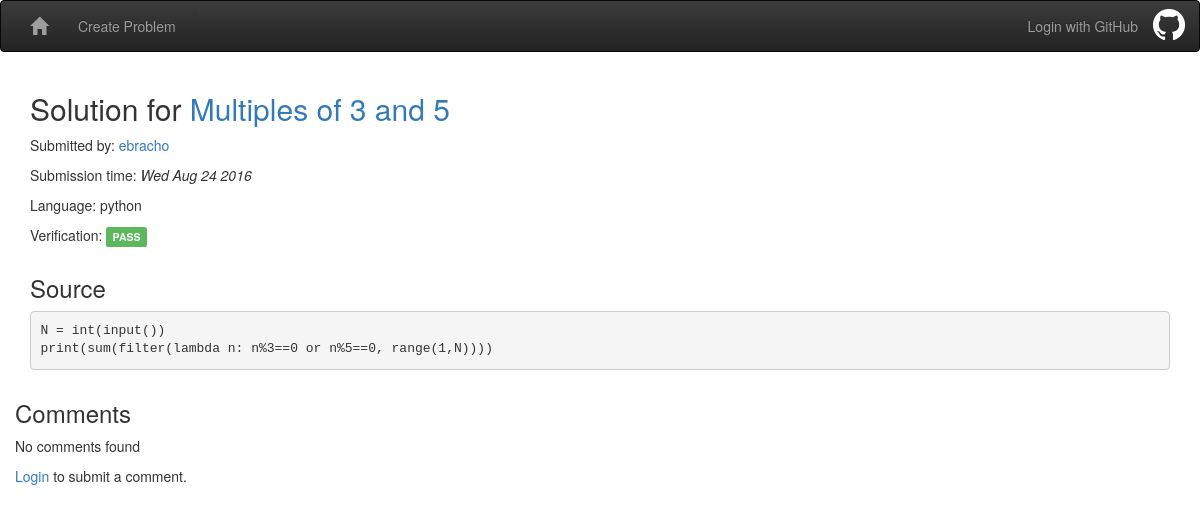
Screenshot of /problem/2/solution/8 with the database file from the repository.
### models.py (models this page shows, shortened)
class Problem(Base):
    __tablename__ = 'problems'
    id = Column(Integer, primary_key=True)
    user_id = Column(String)
    submission_time = Column(DateTime, default=datetime.utcnow)
    title = Column(String)
    prompt = Column(String)
    test_input = Column(String)
    test_output = Column(String)
    timeout = Column(Integer, default=3)

class Solution(Base):
    __tablename__ = 'solutions'
    id = Column(Integer, primary_key=True)
    user_id = Column(String)
    submission_time = Column(DateTime, default=datetime.utcnow)
    problem_id = Column(Integer, ForeignKey('problems.id'))
    language = Column(String)
    source = Column(String)
    verification = Column(String) # Status string returned by verify.verify
    problem = relationship('Problem')
    def verify(self):
        Solution._verify(self.id)
    _verify_sem = eventlet.semaphore.Semaphore(4)

### riker.py (the view)
@app.route('/problem/<problem_id>/solution/<solution_id>', methods=['GET'])
def view_solution(problem_id, solution_id):
    db_session = get_db_session()
    solution = (
        db_session.query(Solution)
        .filter(Solution.id==solution_id)
        .first()
    )
    if solution is None:
        abort(404)
    comments = (
        db_session.query(SolutionComment)
        .filter(SolutionComment.solution_id==solution_id)
        .order_by(SolutionComment.submission_time)
        .all()
    )
    return render_template(
        'view-solution.html', problem=solution.problem, solution=solution,
        comments=comments)

### riker.py (called while the page is built)
def get_db_session():
    if not hasattr(g, 'db_session'):
        g.db_session = DBSession()
    return g.db_session

def close_db_session():
    if hasattr(g, 'db_session'):
        g.db_session.commit()
        g.db_session.close()
        delattr(g, 'db_session')

@app.after_request
def after_request(response):
    close_db_session()
    return response

@app.template_filter('datetime')
def format_datetime(value):
    return value.strftime('%a %b %d %Y')

### templates/view-solution.html (shortened to what this page needs)
{% extends "base.html" %}
{% block body %}
<div class="row">
  <div class="col-md-12">
    <h2>Solution for <a href="{{ url_for('view_problem', problem_id=solution.problem_id) }}">{{ problem.title }}</a></h2>
    <p>Submitted by: <a href="{{ url_for('view_user', user_id=solution.user_id) }}">{{ solution.user_id }}</a></p>
    <p>Submission time: <em>{{ solution.submission_time | datetime }}</p></em>
    <p>Language: {{ solution.language }}</p>
    {% if solution.verification == 'PASS' %}
    <p>Verification: <span class="label label-success">PASS</span></p>
    {% elif solution.verification == 'PENDING' %}
    <p>Verification: <span class="label label-warning">PENDING</span></p>
    {% else %}
    <p>Verification: <span class="label label-danger">FAIL</span></p>
    {% endif %}
  </div>
</div>
<div class="row">
  <div class="col-md-12">
    <h3>Source</h3>
    <div>
      <pre><code class="{{ solution.language }}">{{ solution.source }}</code></pre>
    </div>
  </div>
</div>
<div class="row">
  <div id="col-md-12">
    <h3>Comments</h3>
    {% for comment in comments %}
    <div class="panel panel-default">
      <div class="panel-heading">
        <a href="https://github.com/{{ comment.user_id }}"><img src="https://avatars.githubusercontent.com/{{ comment.user_id }}?size=40"></img></a>
        <a href="{{ url_for('view_user', user_id=comment.user_id) }}">{{ comment.user_id }}</a> - <em>{{ comment.submission_time | datetime }}</em>
        {% if session['logged_in_user'] == comment.user_id %}
        <span class="pull-right">
          <button class="btn btn-danger" data-toggle="modal" data-target=".delete-comment-{{ comment.id }}">
            <span class="glyphicon glyphicon-remove"></span>
          </button>
        </span>
        {% endif %}
      </div>
      <div class="panel-body">
        {{ comment.body | markdown(no_html=True) }}
      </div>
    </div>
    {% if session['logged_in_user'] == comment.user_id %}
    <div class="modal fade delete-comment-{{ comment.id }}" tab-index="-1" role="dialog">
      <div class="modal-dialog modal-sm">
        <div class="modal-content">
          <div class="modal-header">
            <button type="button" class="close" data-dismiss="modal" aria-label="Close">
              <span aria-hidden="true">&times;</span>
            </button>
            <p>Are you sure?</p>
          </div>
          <div class="modal-body">
            <form action="{{ url_for('delete_solution_comment', comment_id=comment.id) }}" method="post">
              <button class="btn btn-danger" type="submit">Delete Comment</button>
            </form>
          </div>
        </div>
      </div>
    </div>
    {% endif %}
    {% else %}
      <p>No comments found<p>
    {% endfor %}
  </div>
</div>
<div class="row">
  {% if 'logged_in_user' in session %}
  <div class="col-md-8" id="comment-form">
    <form action="{{ url_for('create_solution_comment', problem_id=problem.id, solution_id=solution.id) }}" method="post" >
      <div class="form-group{{ ' has-' + session['validation']['body']['level'] if 'validation' in session }}">
        <label for="body">Write a comment.</label>
        <textarea class="form-control" name="body" id="body" rows="4" cols="50">{{ session['form_cache']['body'] if 'form_cache' in session }}</textarea>
        <small class="form-text pull-right"><a data-toggle="collapse" href="#formatting-help">formatting help</a></small>
        {% if 'validation' in session %}
        <span class="help-block">{{ session.pop('validation')['body']['msg'] }}</span>
        {% endif %}
      </div>
      <div class="form-group">
        <button class="btn btn-default" name="preview" value="preview" type="submit">Preview</button>
        <button class="btn btn-primary" name="submit" value="submit" type="submit">Submit</button>
      </div>
    </form>
    {% if request.args.get('preview', '') %}
    {% if 'form_cache' in session %}
    <div class="panel panel-default">
      <div class="panel-heading">
        <a href="https://github.com/{{ session['logged_in_user'] }}"><img src="https://avatars.githubusercontent.com/{{ session['logged_in_user'] }}?size=40"></img></a>
        Preview
      </div>
      <div class="panel-body">
        {{ session.pop('form_cache')['body'] | markdown(no_html=True) }}
      </div>
    </div>
    {% endif %}
    {% endif %}
  </div>
  <div class="col-md-4 collapse" id="formatting-help">
    <div class="well">
      <table class="table">
        <thead>
          <tr>
            <th><strong>Markdown</strong></th>
            <th><strong>Output</strong></th>
          </tr>
        </thead>
        <tbody>
          <tr>
            <td>**text**</td>
            <td><strong>text</strong></td>
          </tr>
          <tr>
            <td>*text*</td>
            <td><em>text</em></td>
          </tr>
          <tr>
            <td>~~text~~</td>
            <td><strike>text</strike></td>
          </tr>
          <tr>
            <td>[link](google.com)</td>
            <td><a href="google.com">link</a></td>
          </tr>
          <tr>
            <td>`inline code`</td>
            <td><code>inline code</code></td>
          </tr>
          <tr>
            <td>![gentoo](http://i.imgur.com/vl3r2bo.png)</td>
            <td><img src="http://i.imgur.com/vl3r2bo.png" alt="gentoo"></img></td>
          </tr>
          <tr>
            <td>
              <p>
                * red<br/>
                * green<br/>
                * blue<br/>
              </p>
            <td>
              <ul>
                <li>red</li>
                <li>green</li>
                <li>blue</li></ul>
              </ul>
            </td>
          <tr>
            <td>
              <p>
                1 red<br/>
                2 green<br/>
                3 blue<br/>
              </p>
            <td>
              <ol>
                <li>red</li>
                <li>green</li>
                <li>blue</li></ul>
              </ol>
            </td>
          </tr>
          <tr>
            <td>&gt Quoted Text</td>
            <td><q>Quoted Text</q></td>
          </tr>
          <tr>
            <td>
              <p>
                # Header 1<br/>
                ## Header 2<br/>
                ### Header 3<br/>
                #### Header 4<br/>
                ##### Header 5<br/>
                ###### Headter 6<br/>
              </p>
            </td>
            <td>
              <h1>Header 1</h1>
              <h2>Header 2</h2>
              <h3>Header 3</h3>
              <h4>Header 4</h4>
              <h5>Header 5</h5>
              <h6>Header 6</h6>
            </td>
          </tr>
        </tbody>
      </table>
    </div>
  </div>
  {% else %}
  <p><a href="{{ url_for('login', next=request.url) }}">Login</a> to submit a comment.</p>
  {% endif %}
</div>
{% endblock %}

### static/css/style.css (style rules this page uses)
body { padding-bottom: 30px; }

### rows the page displays
Problem: title "Multiples of 3 and 5"
Solution: user_id "ebracho", submission_time "Wed Aug 24 2016", language "python", source "N = int(input()) print(sum(filter(lambda n: n%3==0 or n%5==0, range(1,N))))"
